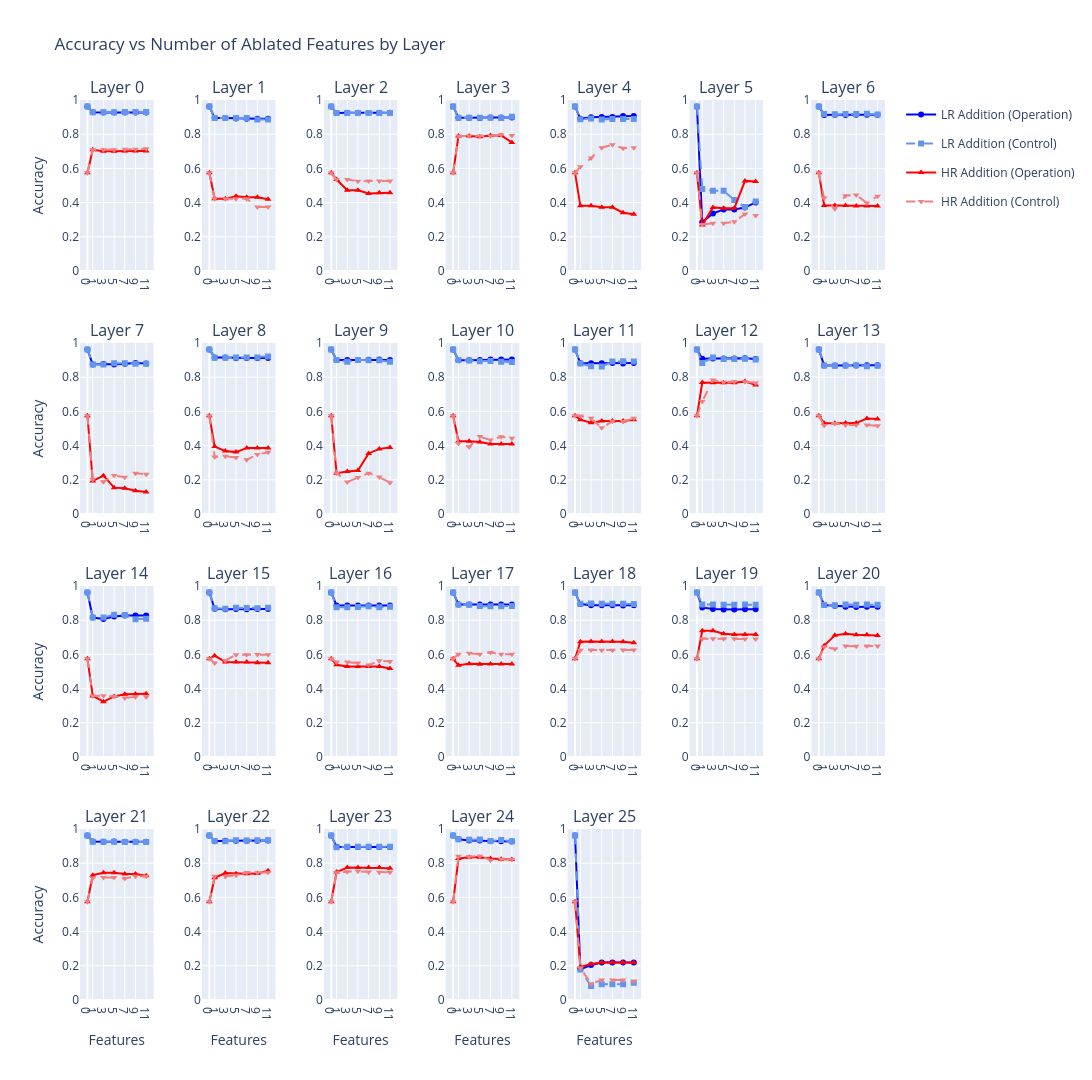

The notebook cell this image was saved under:
### Code cell
addition_config = {
    ('addition', 'operation_ablation'): {'color': 'blue', 'linestyle': '-', 'marker': 'o', 'label': 'LR Addition (Operation)', 
                                         'name': 'LR Addition (Operation)', 'dash': 'solid', 'symbol': 'circle',
                                         'linewidth': 2.5, 'markersize': 8},
    ('addition', 'topk_ablation'): {'color': 'cornflowerblue', 'linestyle': '--', 'marker': 's', 'label': 'LR Addition (Control)',
                                    'name': 'LR Addition (Control)', 'dash': 'dash', 'symbol': 'square',
                                    'linewidth': 2.5, 'markersize': 8},
    ('random_addition', 'operation_ablation'): {'color': 'red', 'linestyle': '-', 'marker': '^', 'label': 'HR Addition (Operation)',
                                                'name': 'HR Addition (Operation)', 'dash': 'solid', 'symbol': 'triangle-up',
                                                'linewidth': 2.5, 'markersize': 8},
    ('random_addition', 'topk_ablation'): {'color': 'lightcoral', 'linestyle': '--', 'marker': 'v', 'label': 'HR Addition (Control)',
                                           'name': 'HR Addition (Control)', 'dash': 'dash', 'symbol': 'triangle-down',
                                           'linewidth': 2.5, 'markersize': 8}
}

# Generate the plots
# plot_accuracy_by_features_per_layer(accuracy_results, addition_config)
# Generate the interactive plots
plot_accuracy_by_features_interactive(accuracy_results, addition_config, add_features_dict=add_features_dict, sub_features_dict=sub_features_dict,)
# plot_individual_layer_plots(accuracy_results, addition_config, layers=[0, 5, 10, 15, 25])
